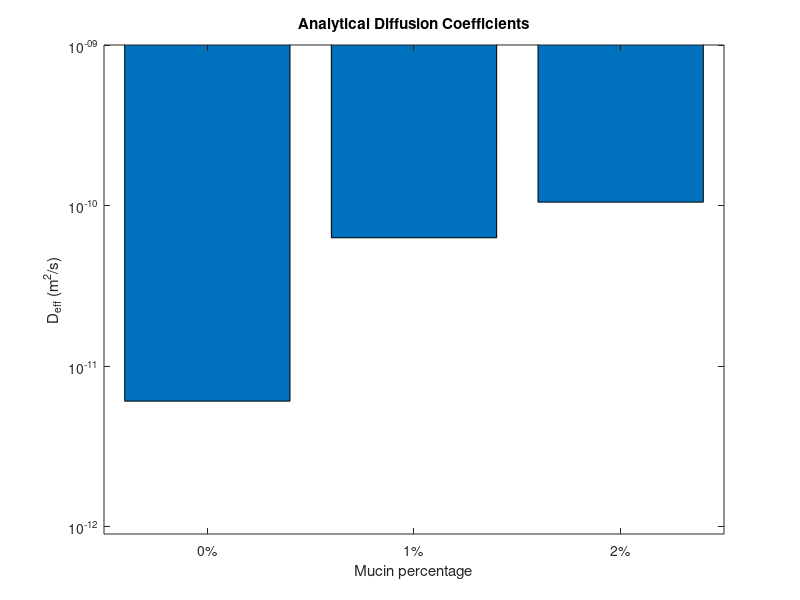

This figure's MATLAB source: (Note: this script raises an error after producing the figure.)
vals = [6.05e-12, 6.3e-11, 1.05e-10];

figure;
b=bar(vals);
set(gca, 'YScale', 'log');

xticks(1:3);
xticklabels({'0%','1%','2%'});
xlabel("Mucin percentage")
ylabel('D_{eff} (m^2/s)');
title('Analytical Diffusion Coefficients');

ylim([9e-13,1e-9])

b.FaceColor = 'flat';
b.CData = [
    0.6 0.4 0.8
    0.9 0.3 0.2
    0.3 0.7 0.3
];
set(gca,"FontSize",18)

grid on;
